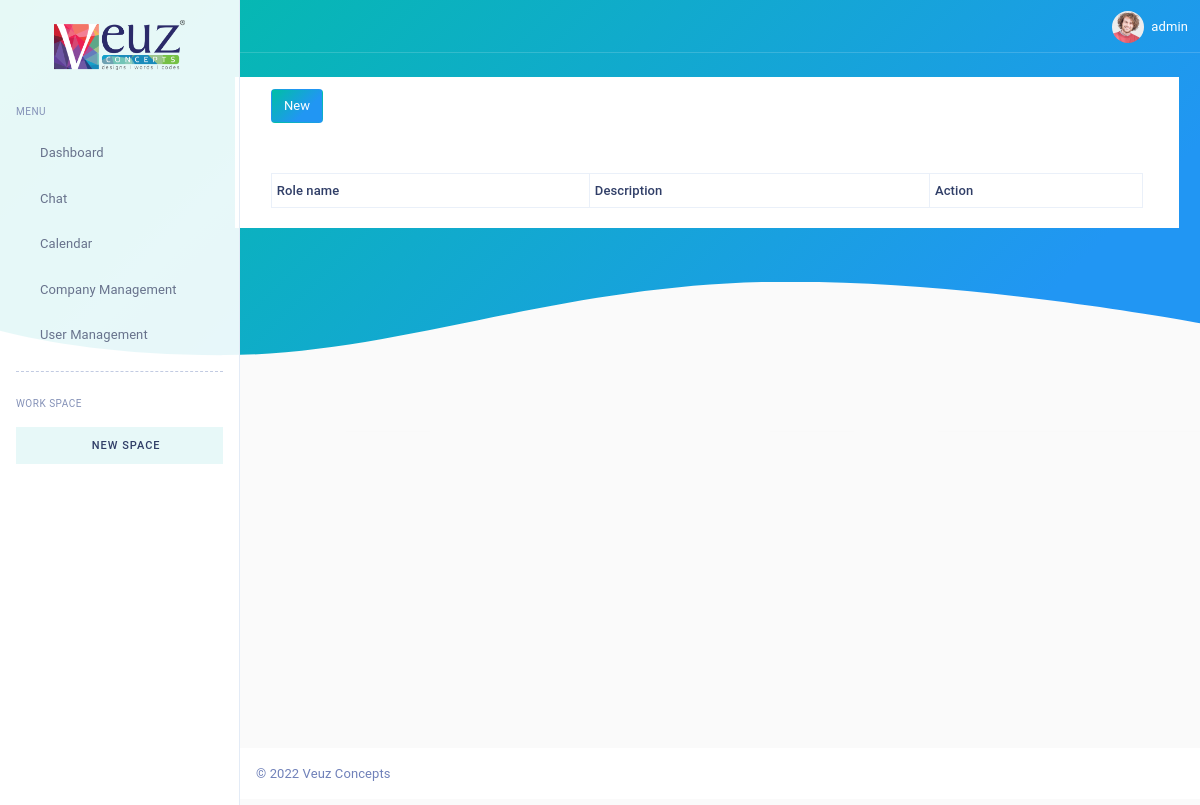
The app's page /role_management (signed in), older data.
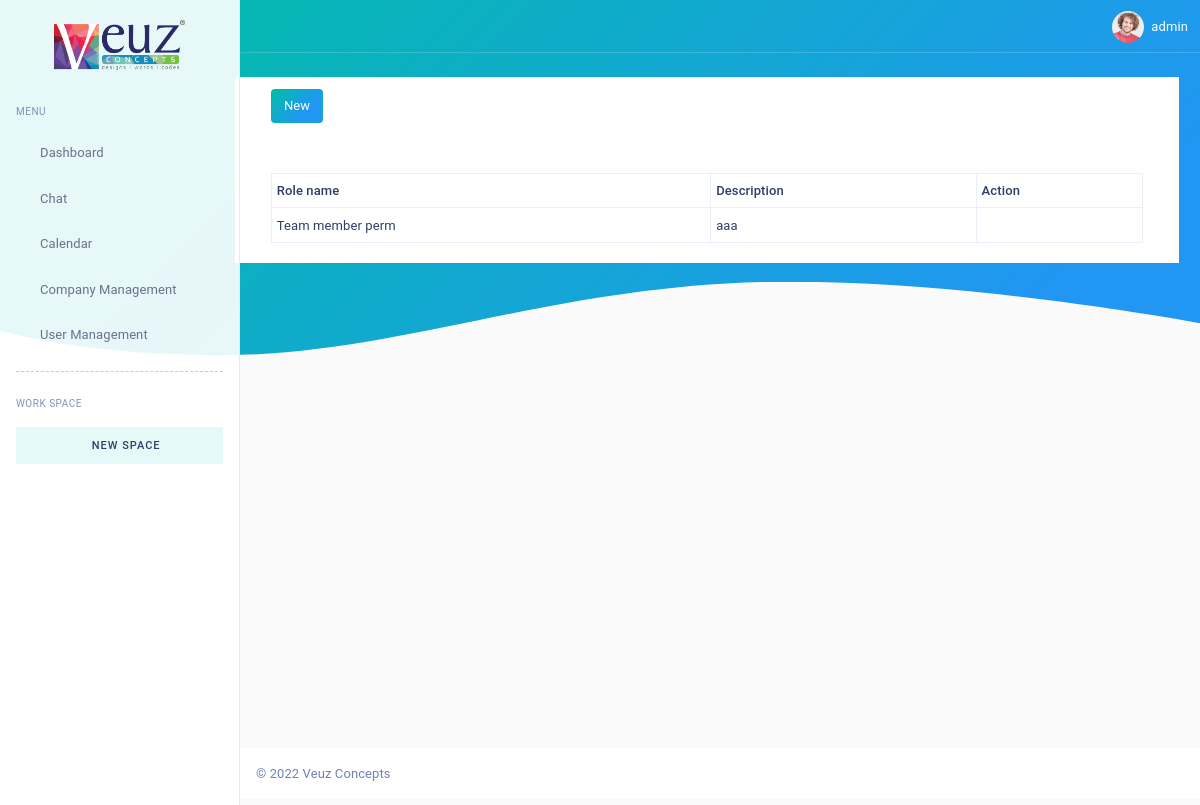
The same page, newer data.
### my_app/models.py (models this page shows)
class common_table(models.Model):
    created_by = models.ForeignKey(User, related_name="%(app_label)s_%(class)s_ownership",on_delete=models.CASCADE,null=True)
    created_dt = models.DateField(auto_now=True)
    updated_by =  models.ForeignKey(User, related_name="%(app_label)s_%(class)s_ownership1",on_delete=models.CASCADE,null=True)
    updated_dt = models.DateField(null=True)
    created_tm = models.TimeField(auto_now=True)
    updated_tm = models.TimeField(null=True)
    status = models.CharField(max_length=10, null=True)
    class Meta:
        abstract = True

class Role_master(common_table):
    auth_user = models.ForeignKey(User,related_name="role_auth_id",on_delete=models.CASCADE,null=True)
    role_name = models.CharField(max_length=50,null=True)
    description = models.TextField(null=True)

### my_app/views.py (the view)
# urls.py: path('role_management',views.role_management,name='role_management'),
def role_management(request):
    data = Role_master.objects.all()
    user_data = User.objects.all().first()
    member_data = User_details.objects.all().exclude(created_by = user_data)
    space_master_data = ""
    try:
        userdetails_data = User_details.objects.get(auth_user=request.user)
        if userdetails_data.user_type == "company_admin":
            space_master_data = space_master.objects.filter(added_user_id=request.user)
        else:
            space_access_data = space_access_permission_user.objects.get(invite_user_auth_id=request.user)
            space_master_data = space_master.objects.filter(id=space_access_data.space_id.id)
    except:
        pass
    context = {
        "member_data" : member_data,
        "data":data,
        "space_master_data":space_master_data
    }
    return render(request,"role_management.html",context)

### my_app/templatetags/permissions.py (called while the page is built, shortened)
@register.filter(name='company_nav_perm_check')
def company_nav_perm_check(value,args):
    print("value::",value)
    print("args::",args)
    user_dat = User.objects.get(id=value)
    try:
        user_details = User_details.objects.get(auth_user=user_dat)
    except:
        pass
    st = user_dat.is_superuser
    if st == True:
        if args == "Role" or args == "Team member":
            return False
        else:
            return True

### my_app/templates/role_management.html (shortened to what this page needs)
{% extends "base.html" %}
{% load static %}
{% block content %}
<div class="container-fluid mt-4" style="background-color:white;float: right;
padding: 4px 36px;
margin: 7px 13px;">
    <a   data-bs-toggle="modal" class="btn btn-primary mt-2" data-bs-target="#add_role_modal"> New </a>
    <div class="row">
        <div class="col-sm-12">
            <div class="page-title-box">
                <div class="row">
                    <div class="col">
                        <h4 class="page-title prjct">Role Management</h4>
                    </div>
                </div>
            </div>
        </div>
    </div>
    <div class="card-box ">
        <div class="card-box ">
            <div class="table_rspnsv" id="tableview">
                <div class="row2 tbl_stngs commen_table">
                    <table id="datatable3" class="table table-bordered dt-responsive nowrap table-hover" style="width: 100%;">
                        <thead>
                        <tr>
                            <th>Role name</th>
                            <th>Description</th>
                            <th>Action</th>
                        </tr>
                        </thead>
                        <tbody>
                            {% for i in data %}
                        <tr>
                            <td>{{i.role_name}}</td>
                            <td>
                                {{i.description}}
                            </td>
                            <td>
                                <a data-id="{{i.id}}"  class="label-default user-edit-action" href="#"> <i class="fas fa-edit"></i></a>
                            </td>
                        </tr>
                        {% endfor %}
                        </tbody>
                    </table>
                </div>
            </div>
        </div>
    </div>
</div>
</div>
{% endblock %}

### my_app/templates/base.html (shortened to what this page needs)
<!DOCTYPE html>
<html lang="en">
    {% load static %}
    {% load permissions %}
<head>
    <link href="{% static 'plugins/jvectormap/jquery-jvectormap-2.0.2.css' %}" rel="stylesheet">
    <link href="{% static 'assets/css/bootstrap.min.css' %}" rel="stylesheet" type="text/css" />
    <link href="{% static 'assets/css/icons.min.css' %}" rel="stylesheet" type="text/css" />
    <link href="{%  static 'assets/css/metisMenu.min.css' %}" rel="stylesheet" type="text/css" />
    <link href="{% static 'plugins/daterangepicker/daterangepicker.css' %}" rel="stylesheet" type="text/css" />
    <link href="{% static 'assets/css/app.min.css' %}" rel="stylesheet" type="text/css" />
    <link href="{% static 'assets/css/custom.css'%}" rel="stylesheet" type="text/css" />
</head>
<body class="">
    <div class="left-sidenav">
        <div class="brand">
            <a href="index.html" class="logo">
                <span>
                    <img src="{% static 'assets/images/veuzlogo.png' %}" alt="logo-small" class="logo-sm">
                </span>
            </a>
        </div>
        <div class="menu-content h-100" data-simplebar>
            <ul class="metismenu left-sidenav-menu">
                <li class="menu-label mt-0">MENU</li>
                <li>
                    <a href="index"> <i data-feather="home"
                            class="align-self-center menu-icon"></i><span>Dashboard</span></a>
                </li>
                <li>
                    <a href="apps-chat.html"> <i data-feather="message-square"
                            class="align-self-center menu-icon"></i><span>Chat</span></a>
                </li>
                <li>
                    <a href="apps-calendar.html"> <i data-feather="calendar"
                            class="align-self-center menu-icon"></i><span>Calendar</span></a>
                </li>
                {% if request.user.id|company_nav_perm_check:"Company" %}
                <li>
                    <a class="dropdown-item" href="company_management"> <i data-feather="package"
                            class="align-self-center menu-icon"></i><span>Company Management</span></a>
                </li>
                {% endif %}
                {% if request.user.id|company_nav_perm_check:"User" %}
                <li>
                    <a class="dropdown-item" href="user_management"> <i data-feather="package"
                            class="align-self-center menu-icon"></i><span>User Management</span></a>
                </li>
                {% endif %}
                <hr class="hr-dashed hr-menu">
                <li class="menu-label my-2">Work Space</li>
                <li>
                    <div class="new-space" data-bs-toggle="modal" data-bs-target="#exampleModalspace"><span><i class="mdi mdi-plus"></i> New Space</span></div>
                </li>
            </ul>
        </div>
    </div>
    <div class="page-wrapper">
        <div class="jss44524">
            <div class="jss44528 jss44529 jss44526"><img
                    alt="decoration" class="jss44531"></div>
        </div>
        <div class="topbar">
            <nav class="navbar-custom">
                <ul class="list-unstyled topbar-nav float-end mb-0">
                    <li class="dropdown hide-phone">
                    </li>
                    <li> </li>
                    <li class="dropdown notification-list">
                    </li>
                    <li class="dropdown">
                        <a class="nav-link dropdown-toggle waves-effect waves-light nav-user" data-bs-toggle="dropdown"
                            href="#" role="button" aria-haspopup="false" aria-expanded="false">
                            <img src="{% static 'assets/images/users/user-5.jpg' %}" alt="profile-user"
                                class="rounded-circle thumb-xs" />
                            <span class="ms-1 nav-user-name hidden-sm">{{request.user}}</span>
                        </a>
                    </li>
                </ul>
                <ul class="list-unstyled topbar-nav mb-0">
                </ul>
            </nav>
        </div>
        <div class="page-content">
            {% block content %}
            {% endblock %}
            <footer class="footer text-center text-sm-start">
                &copy;  Veuz Concepts
            </footer>
        </div>
</body>
</html>

### my_app/static/assets/css/custom.css (style rules this page uses)
.new-space { width: 100%; padding: 10px 0; background-color: #e7f8f8; text-align: center; text-transform: uppercase; font-size: 11px; letter-spacing: 1px; font-weight: 500; cursor: pointer; }
@media only screen and (max-width : 1366px) { .left-sidenav { min-width: 240px; max-width: 240px; background-color: rgba(255, 255, 255, 0.9); min-height: 100vh; transition: .3s; position: fixed; bottom: 0; top: 0; border-right: 1px solid #e3ebf6; z-index: 1001; } }
@media only screen and (max-width : 1366px) { .page-wrapper { flex: 1; padding: 0; display: block; margin-left: 240px; background-color: #f1f5fa; } }
.jss44524 { top: 0; left: 0; width: 100%; height: 100%; position: fixed; background: #fafafa; }
.jss44528.jss44526 { height: 400px; }
.jss44529 { background-image: linear-gradient(-45deg, #2196F3 0%, #2196F3 33%, #00BFA5 100%); background-attachment: fixed; }
.jss44528 { top: 0; left: 0; width: 100%; position: absolute; background-attachment: fixed; }
.jss44531 { left: -2px; width: 100%; bottom: -32px; height: auto; position: absolute; transform: scale(1.1, 0.8); transform-origin: bottom; }
.prjct { color: white !important; text-transform: uppercase; }

Row changes from the older to the newer data that the page shows:
added Role_master: role_name "Team member perm", description "aaa"
